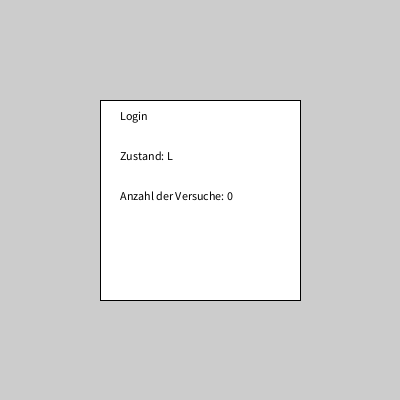
Frame 1 (no input)
Frame 60 (the mouse pressed at the canvas centre just before this capture): identical to frame 1, image omitted
Frame 120 (the mouse held since frame 60 and released just before this capture): identical to frame 1, image omitted

The Processing sketch that drew this single still picture (run headless with seeded random() and noise(); from frame 60 on, the mouse is pressed at the canvas centre):

// Processing sketch: Login_Programm
// ── Login_Programm.pde
Login login;

void setup()
{
  size(400,400);
  login = new Login(123);
}

void draw()
{
  login.zeichnen();
}


void keyPressed()
{
  if(key == 'a')
  {
    login.einloggen(123);
  }
  if(key == 'b')
  {
    login.einloggen(321);
  }
}

// ── Login.pde
class Login {

    // Zustandsvariable 
    String zustand;                   // "L"=Login, "E"=Eingeloggt, "G"=Gesperrt

    // Bedingungsvariable
    int versuche;                  // zählt die Versuche beim Einloggen 

    //weiteres Attribut   
    int pin;                       // speichert die PIN 

    // Konstruktor für Objekte der Klasse Login  
    /**
     * Bitte die PIN festlegen:
     */

    public Login(int pin_) {

        zustand = "L";      // Startzustand 
        versuche = 0;
        pin = pin_;         // PIN wird gespeichert
    }
    
    void zeichnen()
    {
      fill(255);
      rect(100,100,200,200);
      fill(0);
      text("Login",120,120);
      text("Zustand: " + zustand,120,160);
      text("Anzahl der Versuche: " + versuche, 120, 200);
    }
    
    public void einloggen(int eingabe)
    {
      
      
    }

}
